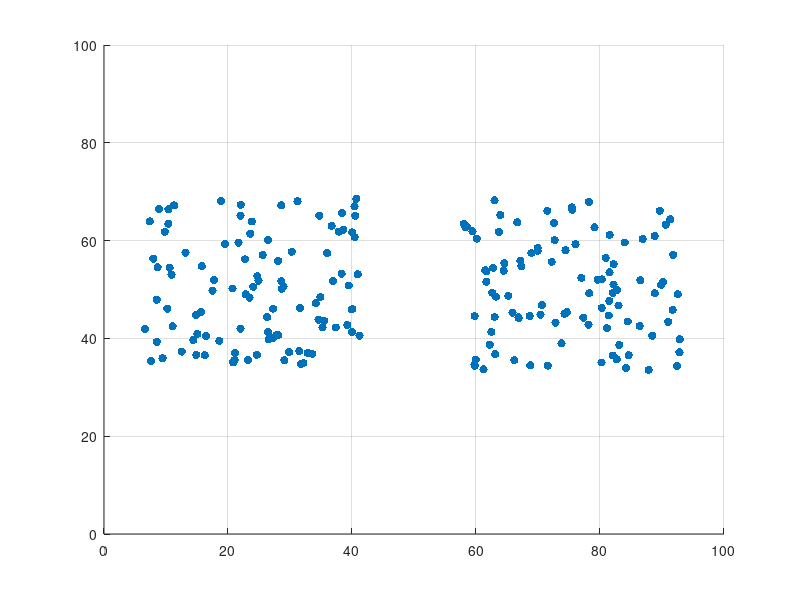

Source code (MATLAB): (Note: this script raises an error after producing the figure.)
%% Data generation
clear; close all; clc;

% Create cluster 1
cluster1 = 35*rand(100,2);
cluster1 = cluster1 - mean(cluster1);

% Create cluster 2
cluster2 = 35*rand(100,2);
cluster2 = cluster2 - mean(cluster2);

% Place clusters
data = [cluster1 + [25,50]; cluster2 + [75,50]];
scatter(data(:,1), data(:,2), 'filled');
axis([0 100 0 100]); grid on;

% Test set
test = rand(1000,2);

%% Kernel PCA
% Create object
kp = kernel_pca;
% Set the dataset
kp.set_data(data);
% Get the similarity matrix
S_kp = kp.similarity;
% Solve the eigendecomposition
[D_kp,V_kp,W_kp] = kp.eigensolve;
% Get the degree matrix
deg_kp = kp.degree;
% Get the eigenfunctions for the points in 'test'
funs_kp = kp.eigenfun(test);
% Get the embedding defined by the eingenvectors in 'space'
U_kp = kp.embedding([1,2]);
% Plot the eigenfunctions
kp.plot_eigenfun;
% Plot the embedding
kp.plot_embedding([1,2]);
% Plot the similarity matrix
kp.plot_similarity;

%% Diffusion Maps
% Create object
dm = diffusion_maps;
% Set the dataset
dm.set_data(data);
% Get the similarity matrix
S_dm = dm.similarity;
% Get the degree matrix (of the similarity)
Deg_dm = dm.degree;
% Get the transport matrix
M_dm = dm.transport;
% Get the infinitesimal matrix
L_dm = dm.infinitesimal;
% Solve the eigensystem for the transport
[D_m,V_m,W_m] = dm.eigensolve;
% Get the degree matrix
deg_dm = dm.degree;
% Get the eigenfunctions for the points in 'test'
funs_dm = dm.eigenfun(test);
% Get the embedding defined by the eingenvectors in 'space'
U_dm = dm.embedding([1,2]);
% Plot the eigenfunctions
dm.plot_eigenfun;
% Plot the embedding
dm.plot_embedding([1,2]);
% Plot the similarity matrix
dm.plot_similarity;
% Solve the eigensystem for the infinitesimal
dm.set_params('operator', 'infinitesimal');
[D_l,V_l,W_l] = dm.eigensolve;
% Set graph
% dm.set_graph(G);

%% Laplacian Eigenmaps
le = laplacian_eigenmaps;
% Set data
le.set_data(data);
% Get the similarity matrix
S_le = le.similarity;
% Get the degree matrix (of the similarity)
D_le = le.degree;
% Get the infinitesimal matrix
L_le = le.laplacian;
% Solve the eigensystem for the transport
[D_lem,V_lem,W_lem] = le.eigensolve;
% Get the eigenfunctions for the points in 'test'
funs_le = le.eigenfun(test);
% Plot the spctrum
le.plot_spectrum(1:9);
% Plot the graph
le.plot_graph; 
% PLot the embedding
le.plot_embedding([1,2]);
% Plot the first eigenfunction
le.plot_eigenfun(1, 'plot_stream', true);
% Plot the similarity matrix
le.plot_similarity;
% Set graph
% le.set_graph(G);
